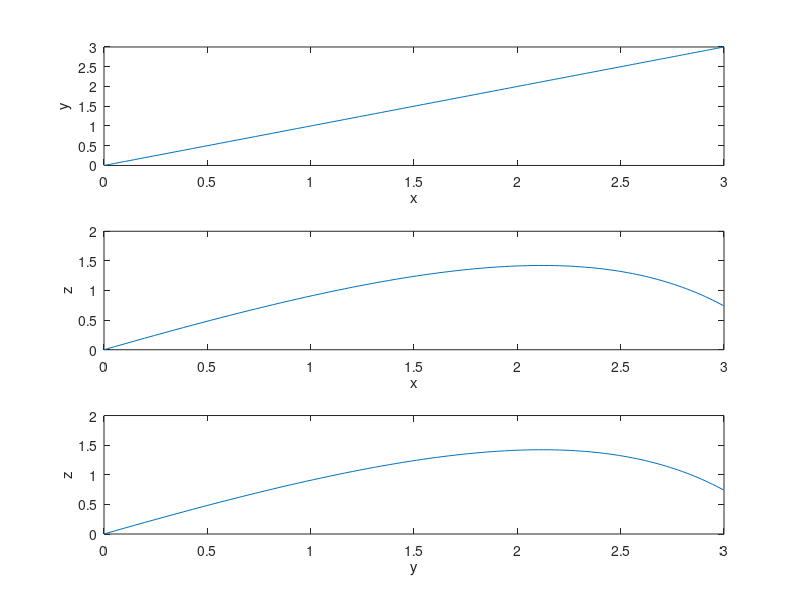

Write the MATLAB code that produced this figure.
clc
clear all
close all
%memasukkan nilai variabel yang diketahui
b=0.0529;   %beta
cd=0.5;     %dengan gesekan udara
cl=0.33;    %dengan gerak spin vertikal
cs=1.5;     %dengan gerak spin horizontal
g=9.8;      %percepatan gravitasi
x(1)=0;
y(1)=0;
z(1)=0;
vx(1)= 5;
vy(1)= 5;
vz(1)= 5;
t(1)=0;
%menentukan nilai dan jumlah loop untuk n
a=0; 
beta=1;
N=100;
h=(beta-a)/N;
%menghitung variabel awal yang diperlukan
v(1)=((vx(1))^2+(vy(1))^2+(vz(1))^2)^0.5;
vt(1)=((vx(1))^2+(vy(1))^2)^0.5;
%memasukkan fungsi persamaan diferensial yang digunakan
f=@(vx,vy,vz,x,y,z,t) (-b*v*(cd*vx+((cl*vx*vz)+(cs*v*vy))/vt))
f1=@(vx,vy,vz,x,y,z,t) (-b*v*(cd*vy+((cl*vy*vz)+(cs*v*vx))/vt))
f2=@(vx,vy,vz,x,y,z,t) (b*v*((-cd*vz)+(cd*vt))-g)
g1=@(vx,vy,vz,x,y,z,t) (vx)
g2=@(vx,vy,vz,x,y,z,t) (vy)
g3=@(vx,vy,vz,x,y,z,t) (vz)
%menentukan proses yang iterasi
for j=2:N
    t(j)=t(1)+(j-1)*h;
end
%menyelesaikan persamaan menggunakan metode Euler
for jj=1:N-1
    v(jj+1)=((vx(jj))^2+(vy(jj))^2+(vz(jj))^2)^0.5;
    vt(jj+1)=((vx(jj))^2+(vy(jj))^2)^0.5;
    x(jj+1)=x(jj)+h*g1(vx(jj),vy(jj),vz(jj),x(jj),y(jj),z(jj),t(jj));
    y(jj+1)=y(jj)+h*g2(vx(jj),vy(jj),vz(jj),x(jj),y(jj),z(jj),t(jj));
    z(jj+1)=z(jj)+h*g3(vx(jj),vy(jj),vz(jj),x(jj),y(jj),z(jj),t(jj));
    vx(jj+1)=vx(jj)+h*f(vx(jj),vy(jj),vz(jj),x(jj),y(jj),z(jj),t(jj));
    vy(jj+1)=vy(jj)+h*f1(vx(jj),vy(jj),vz(jj),x(jj),y(jj),z(jj),t(jj));
    vz(jj+1)=vz(jj)+h*f2(vx(jj),vy(jj),vz(jj),x(jj),y(jj),z(jj),t(jj));
end

%plot hasil pada grafik
subplot(3,1,1)
plot(x,y)
xlabel('x')
ylabel('y')
subplot(3,1,2)
plot(x,z)
xlabel('x')
ylabel('z')
subplot(3,1,3)
plot(y,z)
xlabel('y')
ylabel('z')
